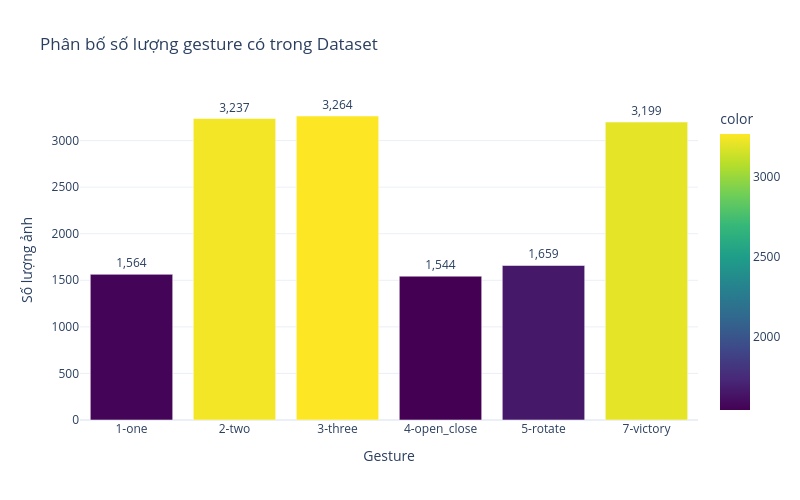

Notebook code for this chart:
### Markdown cell above
---

# <a id="3.-Phân-tích-Phân-bố-Nhãn"></a>3. 📈 Phân tích Phân bố Nhãn (Target Distribution)

### Code cell
gesture_counts = df['label'].value_counts().sort_index()

fig = px.bar(
    x=gesture_counts.index,
    y=gesture_counts.values,
    labels={'x': 'Gesture', 'y': 'Số lượng ảnh'},
    title='Phân bố số lượng gesture có trong Dataset',
    color=gesture_counts.values,
    color_continuous_scale='Viridis'
)

fig.update_layout(
    template='plotly_white',
    height=500,
    width=800
)

fig.update_traces(
    texttemplate='%{y:,}',
    textposition='outside'
)

fig.show()

print(f"\nTổng số ảnh: {df.shape[0]}")
print(f"Tổng số gesture: {df['label'].nunique()}")

# LƯU ẢNH
fig.write_image(f"{IMAGE_DIR}/01_gesture_distribution.png")

### Figure 1 — Plotly figure (JSON) as saved in the notebook; plotly's stock layout.template omitted (floating-point values rounded to 4 significant figures)
{"data": [{"hovertemplate": "Gesture=%{x}<br>Số lượng ảnh=%{y}<br>color=%{marker.color}<extra></extra>", "legendgroup": "", "marker": {"color": [1564, 3237, 3264, 1544, 1659, 3199], "coloraxis": "coloraxis", "pattern": {"shape": ""}}, "name": "", "orientation": "v", "showlegend": false, "textposition": "outside", "texttemplate": "%{y:,}", "type": "bar", "x": ["1-one", "2-two", "3-three", "4-open_close", "5-rotate", "7-victory"], "xaxis": "x", "y": [1564, 3237, 3264, 1544, 1659, 3199], "yaxis": "y"}], "layout": {"barmode": "relative", "coloraxis": {"colorbar": {"title": {"text": "color"}}, "colorscale": [[0, "#440154"], [0.1111, "#482878"], [0.2222, "#3e4989"], [0.3333, "#31688e"], [0.4444, "#26828e"], [0.5556, "#1f9e89"], [0.6667, "#35b779"], [0.7778, "#6ece58"], [0.8889, "#b5de2b"], [1, "#fde725"]]}, "height": 500, "legend": {"tracegroupgap": 0}, "title": {"text": "Phân bố số lượng gesture có trong Dataset"}, "width": 800, "xaxis": {"anchor": "y", "domain": [0, 1], "title": {"text": "Gesture"}}, "yaxis": {"anchor": "x", "domain": [0, 1], "title": {"text": "Số lượng ảnh"}}}}
